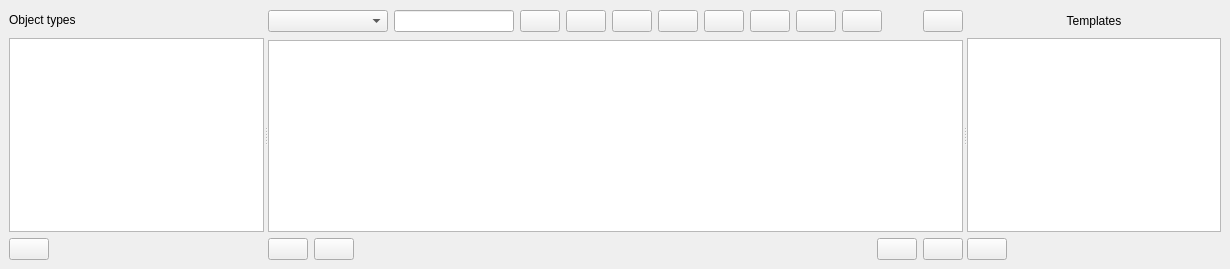
          <widget class="QWidget" name="DataTab">
           <attribute name="icon">
            <iconset resource="icons.qrc">
             <normaloff>:/Icons/icons/data.svg</normaloff>:/Icons/icons/data.svg</iconset>
           </attribute>
           <attribute name="title">
            <string>Objects</string>
           </attribute>
           <layout class="QVBoxLayout" name="verticalLayout_8">
            <property name="leftMargin">
             <number>0</number>
            </property>
            <property name="topMargin">
             <number>0</number>
            </property>
            <property name="rightMargin">
             <number>0</number>
            </property>
            <property name="bottomMargin">
             <number>0</number>
            </property>
            <item>
             <widget class="QSplitter" name="dataStructuresSplitter">
              <property name="orientation">
               <enum>Qt::Horizontal</enum>
              </property>
              <widget class="QFrame" name="frame_26">
               <property name="frameShape">
                <enum>QFrame::NoFrame</enum>
               </property>
               <property name="frameShadow">
                <enum>QFrame::Raised</enum>
               </property>
               <layout class="QVBoxLayout" name="verticalLayout_27">
                <property name="rightMargin">
                 <number>0</number>
                </property>
                <item>
                 <widget class="QFrame" name="frame_55">
                  <property name="frameShape">
                   <enum>QFrame::NoFrame</enum>
                  </property>
                  <property name="frameShadow">
                   <enum>QFrame::Raised</enum>
                  </property>
                  <layout class="QHBoxLayout" name="horizontalLayout_29">
                   <property name="leftMargin">
                    <number>0</number>
                   </property>
                   <property name="topMargin">
                    <number>4</number>
                   </property>
                   <property name="rightMargin">
                    <number>0</number>
                   </property>
                   <property name="bottomMargin">
                    <number>5</number>
                   </property>
                   <item>
                    <widget class="QLabel" name="label_3">
                     <property name="text">
                      <string>Object types</string>
                     </property>
                    </widget>
                   </item>
                  </layout>
                 </widget>
                </item>
                <item>
                 <widget class="QListView" name="dataStructuresListView"/>
                </item>
                <item>
                 <widget class="QFrame" name="frame_17">
                  <property name="frameShape">
                   <enum>QFrame::NoFrame</enum>
                  </property>
                  <property name="frameShadow">
                   <enum>QFrame::Raised</enum>
                  </property>
                  <layout class="QHBoxLayout" name="horizontalLayout_26">
                   <property name="leftMargin">
                    <number>0</number>
                   </property>
                   <property name="topMargin">
                    <number>0</number>
                   </property>
                   <property name="rightMargin">
                    <number>0</number>
                   </property>
                   <property name="bottomMargin">
                    <number>0</number>
                   </property>
                   <item>
                    <widget class="QPushButton" name="analyze_objects_pushButton">
                     <property name="toolTip">
                      <string>Launch the grid analysis interface</string>
                     </property>
                     <property name="text">
                      <string/>
                     </property>
                     <property name="icon">
                      <iconset resource="icons.qrc">
                       <normaloff>:/Icons/icons/inputs_analysis 2.svg</normaloff>:/Icons/icons/inputs_analysis 2.svg</iconset>
                     </property>
                    </widget>
                   </item>
                   <item>
                    <spacer name="horizontalSpacer_14">
                     <property name="orientation">
                      <enum>Qt::Horizontal</enum>
                     </property>
                     <property name="sizeHint" stdset="0">
                      <size>
                       <width>40</width>
                       <height>20</height>
                      </size>
                     </property>
                    </spacer>
                   </item>
                  </layout>
                 </widget>
                </item>
               </layout>
              </widget>
              <widget class="QSplitter" name="templatesSplitter">
               <property name="sizePolicy">
                <sizepolicy hsizetype="Expanding" vsizetype="MinimumExpanding">
                 <horstretch>0</horstretch>
                 <verstretch>0</verstretch>
                </sizepolicy>
               </property>
               <property name="orientation">
                <enum>Qt::Horizontal</enum>
               </property>
               <widget class="QFrame" name="frame_38">
                <property name="frameShape">
                 <enum>QFrame::NoFrame</enum>
                </property>
                <property name="frameShadow">
                 <enum>QFrame::Raised</enum>
                </property>
                <layout class="QVBoxLayout" name="verticalLayout_26">
                 <property name="leftMargin">
                  <number>0</number>
                 </property>
                 <property name="rightMargin">
                  <number>0</number>
                 </property>
                 <item>
                  <widget class="QFrame" name="frame_54">
                   <property name="minimumSize">
                    <size>
                     <width>0</width>
                     <height>25</height>
                    </size>
                   </property>
                   <property name="frameShape">
                    <enum>QFrame::NoFrame</enum>
                   </property>
                   <property name="frameShadow">
                    <enum>QFrame::Raised</enum>
                   </property>
                   <layout class="QHBoxLayout" name="horizontalLayout_28">
                    <property name="leftMargin">
                     <number>0</number>
                    </property>
                    <property name="topMargin">
                     <number>0</number>
                    </property>
                    <property name="rightMargin">
                     <number>0</number>
                    </property>
                    <property name="bottomMargin">
                     <number>0</number>
                    </property>
                    <item>
                     <widget class="QComboBox" name="property_comboBox">
                      <property name="minimumSize">
                       <size>
                        <width>120</width>
                        <height>0</height>
                       </size>
                      </property>
                     </widget>
                    </item>
                    <item>
                     <widget class="QLineEdit" name="smart_search_lineEdit">
                      <property name="minimumSize">
                       <size>
                        <width>120</width>
                        <height>0</height>
                       </size>
                      </property>
                      <property name="toolTip">
                       <string>&lt;!DOCTYPE HTML PUBLIC &quot;-//W3C//DTD HTML 4.0//EN&quot; &quot;http://www.w3.org/TR/REC-html40/strict.dtd&quot;&gt;
&lt;html&gt;&lt;head&gt;&lt;meta name=&quot;qrichtext&quot; content=&quot;1&quot; /&gt;&lt;style type=&quot;text/css&quot;&gt;
p, li { white-space: pre-wrap; }
&lt;/style&gt;&lt;/head&gt;&lt;body style=&quot; font-family:'MS Shell Dlg 2'; font-size:8pt; font-weight:400; font-style:normal;&quot;&gt;
&lt;p style=&quot; margin-top:12px; margin-bottom:12px; margin-left:0px; margin-right:0px; -qt-block-indent:0; text-indent:0px;&quot;&gt;Write search criteria. i.e.:&lt;/p&gt;
&lt;p style=&quot; margin-top:12px; margin-bottom:12px; margin-left:0px; margin-right:0px; -qt-block-indent:0; text-indent:0px;&quot;&gt;&amp;gt;=20: Is greater or equal to 20&lt;/p&gt;
&lt;p style=&quot; margin-top:12px; margin-bottom:12px; margin-left:0px; margin-right:0px; -qt-block-indent:0; text-indent:0px;&quot;&gt;==bus1: Is exacty equal to bus1&lt;/p&gt;
&lt;p style=&quot; margin-top:12px; margin-bottom:12px; margin-left:0px; margin-right:0px; -qt-block-indent:0; text-indent:0px;&quot;&gt;&amp;gt;Bus2: Is greater than Bus2&lt;/p&gt;
&lt;p style=&quot; margin-top:12px; margin-bottom:12px; margin-left:0px; margin-right:0px; -qt-block-indent:0; text-indent:0px;&quot;&gt;== 30: Is equal to 30&lt;/p&gt;
&lt;p style=&quot; margin-top:12px; margin-bottom:12px; margin-left:0px; margin-right:0px; -qt-block-indent:0; text-indent:0px;&quot;&gt;*bus : Contains the word bus&lt;/p&gt;&lt;/body&gt;&lt;/html&gt;</string>
                      </property>
                     </widget>
                    </item>
                    <item>
                     <widget class="QPushButton" name="filter_pushButton">
                      <property name="toolTip">
                       <string>Smart filter</string>
                      </property>
                      <property name="text">
                       <string/>
                      </property>
                      <property name="icon">
                       <iconset resource="icons.qrc">
                        <normaloff>:/Icons/icons/magnifying_glass.svg</normaloff>:/Icons/icons/magnifying_glass.svg</iconset>
                      </property>
                     </widget>
                    </item>
                    <item>
                     <widget class="QPushButton" name="highlight_selection_buses_pushButton">
                      <property name="toolTip">
                       <string>Highlight the buses of the selected elements</string>
                      </property>
                      <property name="text">
                       <string/>
                      </property>
                      <property name="icon">
                       <iconset resource="icons.qrc">
                        <normaloff>:/Icons/icons/highlight.svg</normaloff>:/Icons/icons/highlight.svg</iconset>
                      </property>
                     </widget>
                    </item>
                    <item>
                     <widget class="QPushButton" name="busViewerButton">
                      <property name="toolTip">
                       <string>open bus viewer</string>
                      </property>
                      <property name="text">
                       <string/>
                      </property>
                      <property name="icon">
                       <iconset resource="icons.qrc">
                        <normaloff>:/Icons/icons/grid_icon.svg</normaloff>:/Icons/icons/grid_icon.svg</iconset>
                      </property>
                     </widget>
                    </item>
                    <item>
                     <widget class="QPushButton" name="copyObjectsTableButton">
                      <property name="toolTip">
                       <string>Copy the displayed table to the clipboard</string>
                      </property>
                      <property name="text">
                       <string/>
                      </property>
                      <property name="icon">
                       <iconset resource="icons.qrc">
                        <normaloff>:/Icons/icons/copy.svg</normaloff>:/Icons/icons/copy.svg</iconset>
                      </property>
                     </widget>
                    </item>
                    <item>
                     <widget class="QPushButton" name="setValueToColumnButton">
                      <property name="toolTip">
                       <string>Set value to column</string>
                      </property>
                      <property name="text">
                       <string/>
                      </property>
                      <property name="icon">
                       <iconset resource="icons.qrc">
                        <normaloff>:/Icons/icons/copy2down.svg</normaloff>:/Icons/icons/copy2down.svg</iconset>
                      </property>
                     </widget>
                    </item>
                    <item>
                     <widget class="QPushButton" name="highlight_by_property_pushButton">
                      <property name="toolTip">
                       <string>Highlight the schematic buses based on the values of the selected property</string>
                      </property>
                      <property name="text">
                       <string/>
                      </property>
                      <property name="icon">
                       <iconset resource="icons.qrc">
                        <normaloff>:/Icons/icons/highlight2.svg</normaloff>:/Icons/icons/highlight2.svg</iconset>
                      </property>
                     </widget>
                    </item>
                    <item>
                     <widget class="QPushButton" name="clear_highlight_pushButton">
                      <property name="toolTip">
                       <string>Clear the bus highlight</string>
                      </property>
                      <property name="text">
                       <string/>
                      </property>
                      <property name="icon">
                       <iconset resource="icons.qrc">
                        <normaloff>:/Icons/icons/unhighlight.svg</normaloff>:/Icons/icons/unhighlight.svg</iconset>
                      </property>
                     </widget>
                    </item>
                    <item>
                     <widget class="QPushButton" name="structure_analysis_pushButton">
                      <property name="toolTip">
                       <string>&lt;html&gt;&lt;head/&gt;&lt;body&gt;&lt;p&gt;Run the histogram analysis of the selected data structure&lt;/p&gt;&lt;/body&gt;&lt;/html&gt;</string>
                      </property>
                      <property name="text">
                       <string/>
                      </property>
                      <property name="icon">
                       <iconset resource="icons.qrc">
                        <normaloff>:/Icons/icons/inputs_analysis 2.svg</normaloff>:/Icons/icons/inputs_analysis 2.svg</iconset>
                      </property>
                     </widget>
                    </item>
                    <item>
                     <spacer name="horizontalSpacer_6">
                      <property name="orientation">
                       <enum>Qt::Horizontal</enum>
                      </property>
                      <property name="sizeHint" stdset="0">
                       <size>
                        <width>40</width>
                        <height>20</height>
                       </size>
                      </property>
                     </spacer>
                    </item>
                    <item>
                     <widget class="QPushButton" name="delete_and_reduce_pushButton">
                      <property name="toolTip">
                       <string>&lt;html&gt;&lt;head/&gt;&lt;body&gt;&lt;p&gt;Delete and reduce.&lt;/p&gt;&lt;p&gt;Applicable to buses, it removes a bus and places its objects (loads, generators, etc.) into the next feasible bus of higher voltage.&lt;/p&gt;&lt;/body&gt;&lt;/html&gt;</string>
                      </property>
                      <property name="text">
                       <string/>
                      </property>
                      <property name="icon">
                       <iconset resource="icons.qrc">
                        <normaloff>:/Icons/icons/schematic.svg</normaloff>:/Icons/icons/schematic.svg</iconset>
                      </property>
                     </widget>
                    </item>
                   </layout>
                  </widget>
                 </item>
                 <item>
                  <widget class="QTableView" name="dataStructureTableView"/>
                 </item>
                 <item>
                  <widget class="QFrame" name="frame_9">
                   <property name="frameShape">
                    <enum>QFrame::NoFrame</enum>
                   </property>
                   <property name="frameShadow">
                    <enum>QFrame::Raised</enum>
                   </property>
                   <layout class="QHBoxLayout" name="horizontalLayout_25">
                    <property name="leftMargin">
                     <number>0</number>
                    </property>
                    <property name="topMargin">
                     <number>0</number>
                    </property>
                    <property name="rightMargin">
                     <number>0</number>
                    </property>
                    <property name="bottomMargin">
                     <number>0</number>
                    </property>
                    <item>
                     <widget class="QPushButton" name="add_object_pushButton">
                      <property name="toolTip">
                       <string>Add new object</string>
                      </property>
                      <property name="text">
                       <string/>
                      </property>
                      <property name="icon">
                       <iconset resource="icons.qrc">
                        <normaloff>:/Icons/icons/plus.svg</normaloff>:/Icons/icons/plus.svg</iconset>
                      </property>
                     </widget>
                    </item>
                    <item>
                     <widget class="QPushButton" name="delete_selected_objects_pushButton">
                      <property name="toolTip">
                       <string>Delete selection</string>
                      </property>
                      <property name="text">
                       <string/>
                      </property>
                      <property name="icon">
                       <iconset resource="icons.qrc">
                        <normaloff>:/Icons/icons/delete.svg</normaloff>:/Icons/icons/delete.svg</iconset>
                      </property>
                     </widget>
                    </item>
                    <item>
                     <spacer name="horizontalSpacer_9">
                      <property name="orientation">
                       <enum>Qt::Horizontal</enum>
                      </property>
                      <property name="sizeHint" stdset="0">
                       <size>
                        <width>40</width>
                        <height>20</height>
                       </size>
                      </property>
                     </spacer>
                    </item>
                    <item>
                     <widget class="QPushButton" name="processTemplatesPushButton">
                      <property name="toolTip">
                       <string>Process templates</string>
                      </property>
                      <property name="text">
                       <string/>
                      </property>
                      <property name="icon">
                       <iconset resource="icons.qrc">
                        <normaloff>:/Icons/icons/calculator.svg</normaloff>:/Icons/icons/calculator.svg</iconset>
                      </property>
                     </widget>
                    </item>
                    <item>
                     <widget class="QPushButton" name="viewTemplatesButton">
                      <property name="toolTip">
                       <string>View templates catalogue</string>
                      </property>
                      <property name="text">
                       <string/>
                      </property>
                      <property name="icon">
                       <iconset resource="icons.qrc">
                        <normaloff>:/Icons/icons/Catalogue.svg</normaloff>:/Icons/icons/Catalogue.svg</iconset>
                      </property>
                     </widget>
                    </item>
                   </layout>
                  </widget>
                 </item>
                </layout>
               </widget>
               <widget class="QFrame" name="templatesFrame">
                <property name="frameShape">
                 <enum>QFrame::NoFrame</enum>
                </property>
                <property name="frameShadow">
                 <enum>QFrame::Raised</enum>
                </property>
                <layout class="QVBoxLayout" name="verticalLayout_29">
                 <property name="leftMargin">
                  <number>0</number>
                 </property>
                 <item>
                  <widget class="QFrame" name="frame_56">
                   <property name="frameShape">
                    <enum>QFrame::NoFrame</enum>
                   </property>
                   <property name="frameShadow">
                    <enum>QFrame::Raised</enum>
                   </property>
                   <layout class="QHBoxLayout" name="horizontalLayout_30">
                    <property name="leftMargin">
                     <number>0</number>
                    </property>
                    <property name="topMargin">
                     <number>5</number>
                    </property>
                    <property name="rightMargin">
                     <number>0</number>
                    </property>
                    <property name="bottomMargin">
                     <number>4</number>
                    </property>
                    <item>
                     <widget class="QLabel" name="label_53">
                      <property name="layoutDirection">
                       <enum>Qt::RightToLeft</enum>
                      </property>
                      <property name="text">
                       <string>Templates</string>
                      </property>
                      <property name="alignment">
                       <set>Qt::AlignCenter</set>
                      </property>
                     </widget>
                    </item>
                   </layout>
                  </widget>
                 </item>
                 <item>
                  <widget class="QTreeView" name="catalogueTreeView"/>
                 </item>
                 <item>
                  <widget class="QFrame" name="frame_53">
                   <property name="frameShape">
                    <enum>QFrame::NoFrame</enum>
                   </property>
                   <property name="frameShadow">
                    <enum>QFrame::Raised</enum>
                   </property>
                   <layout class="QHBoxLayout" name="horizontalLayout_27">
                    <property name="leftMargin">
                     <number>0</number>
                    </property>
                    <property name="topMargin">
                     <number>0</number>
                    </property>
                    <property name="rightMargin">
                     <number>0</number>
                    </property>
                    <property name="bottomMargin">
                     <number>0</number>
                    </property>
                    <item>
                     <widget class="QPushButton" name="assignTemplateButton">
                      <property name="toolTip">
                       <string>Assign template to selected element</string>
                      </property>
                      <property name="text">
                       <string/>
                      </property>
                      <property name="icon">
                       <iconset resource="icons.qrc">
                        <normaloff>:/Icons/icons/copy2left.svg</normaloff>:/Icons/icons/copy2left.svg</iconset>
                      </property>
                     </widget>
                    </item>
                    <item>
                     <spacer name="horizontalSpacer_20">
                      <property name="orientation">
                       <enum>Qt::Horizontal</enum>
                      </property>
                      <property name="sizeHint" stdset="0">
                       <size>
                        <width>40</width>
                        <height>20</height>
                       </size>
                      </property>
                     </spacer>
                    </item>
                   </layout>
                  </widget>
                 </item>
                </layout>
               </widget>
              </widget>
             </widget>
            </item>
           </layout>
          </widget>
